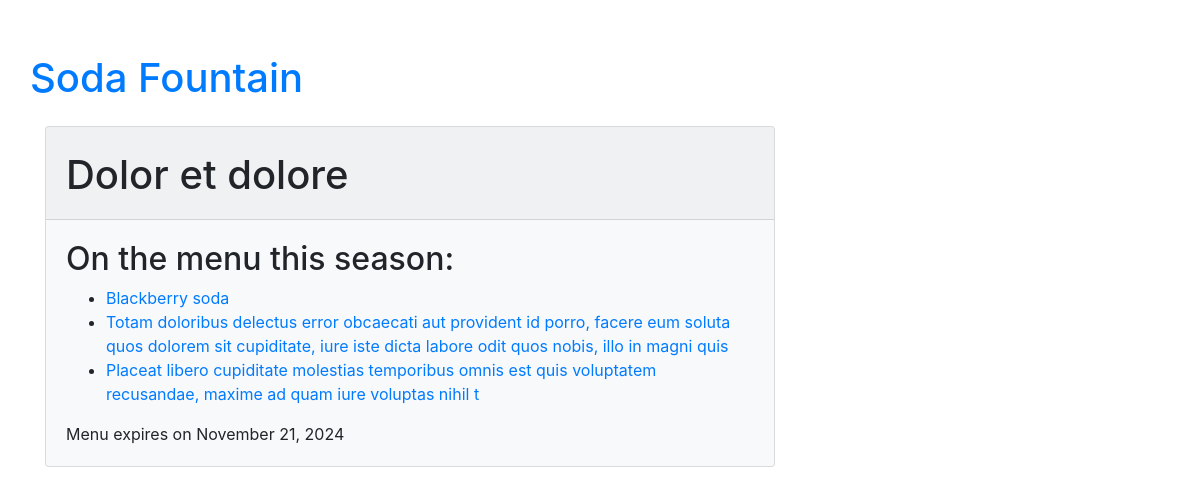
/menu/560/, run on an earlier commit of the app's database.
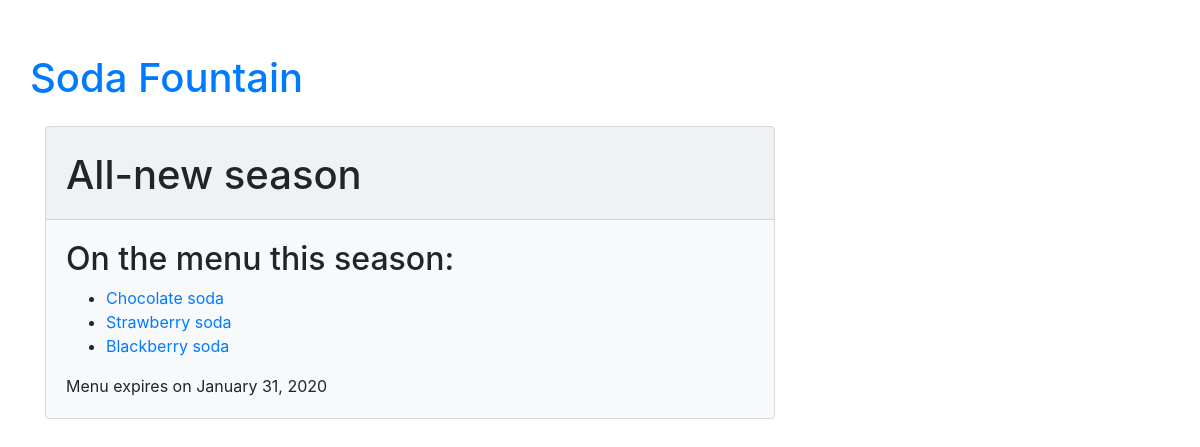
And on a later commit of the database.
### menu/models.py (models this page shows, shortened)
class Menu(models.Model):
    season = models.CharField(max_length=20)  # Required Field
    items = models.ManyToManyField('Item', related_name='items')  # Required Field
    created_date = models.DateTimeField(default=timezone.now)  # Hidden Field
    expiration_date = models.DateField()  # Required Field

class Item(models.Model):
    name = models.CharField(max_length=200)
    description = models.TextField()
    chef = models.ForeignKey('auth.User', on_delete=models.CASCADE,)
    created_date = models.DateTimeField(default=timezone.now)
    standard = models.BooleanField(default=False)
    ingredients = models.ManyToManyField('Ingredient')
    def __str__(self):
        return self.name

### menu/views.py (the view)
# urls.py: path('menu/<pk>/', views.menu_detail, name='menu_detail'),
def menu_detail(request, pk):
    try:
        menu = models.Menu.objects.prefetch_related('items').get(pk=pk)
    except ObjectDoesNotExist:
        raise Http404
    return render(request, 'menu/menu_detail.html', {'menu': menu})

### menu/templates/menu/menu_detail.html (shortened to what this page needs)
{% extends 'base.html' %}
{% block content %}
    <div class="content container">
        <div class="row">
            <div class="col-md-8">
                <div class="card bg-light mb-3">
                    <div class="card-header pt-4">
                        <h1>
                            {{ menu.season }}
                        </h1>
                    </div>
                    <div class="card-body">
                        <h2>On the menu this season:</h2>
                        <ul>
                            {% for item in menu.items.all %}
                                <li><a href="{% url 'menu:item_detail' pk=item.pk %}">{{ item }}</a></li>
                            {% endfor %}
                        </ul>
                        {% if menu.expiration_date %}
                            <div class="date">
                                Menu expires on {{ menu.expiration_date|date:"F j, Y" }}
                            </div>
                        {% endif %}
                    </div>
                </div>
            </div>
        </div>
    </div>
{% endblock %}

What changed in the data, as far as the page shows it:
no longer on this page (row unchanged): Item: name "Totam doloribus delectus error obcaecati aut provident id porro, facere eum soluta quos dolorem sit cupiditate, iure iste dicta labore odit quos nobis, illo in magni quis"
no longer on this page (row unchanged): Item: name "Placeat libero cupiditate molestias temporibus omnis est quis voluptatem recusandae, maxime ad quam iure voluptas nihil t"
changed Menu: season "Dolor et dolore" → "All-new season"; expiration_date "November 21, 2024" → "January 31, 2020"
now on this page (row unchanged): Item: name "Chocolate soda"
now on this page (row unchanged): Item: name "Strawberry soda"
